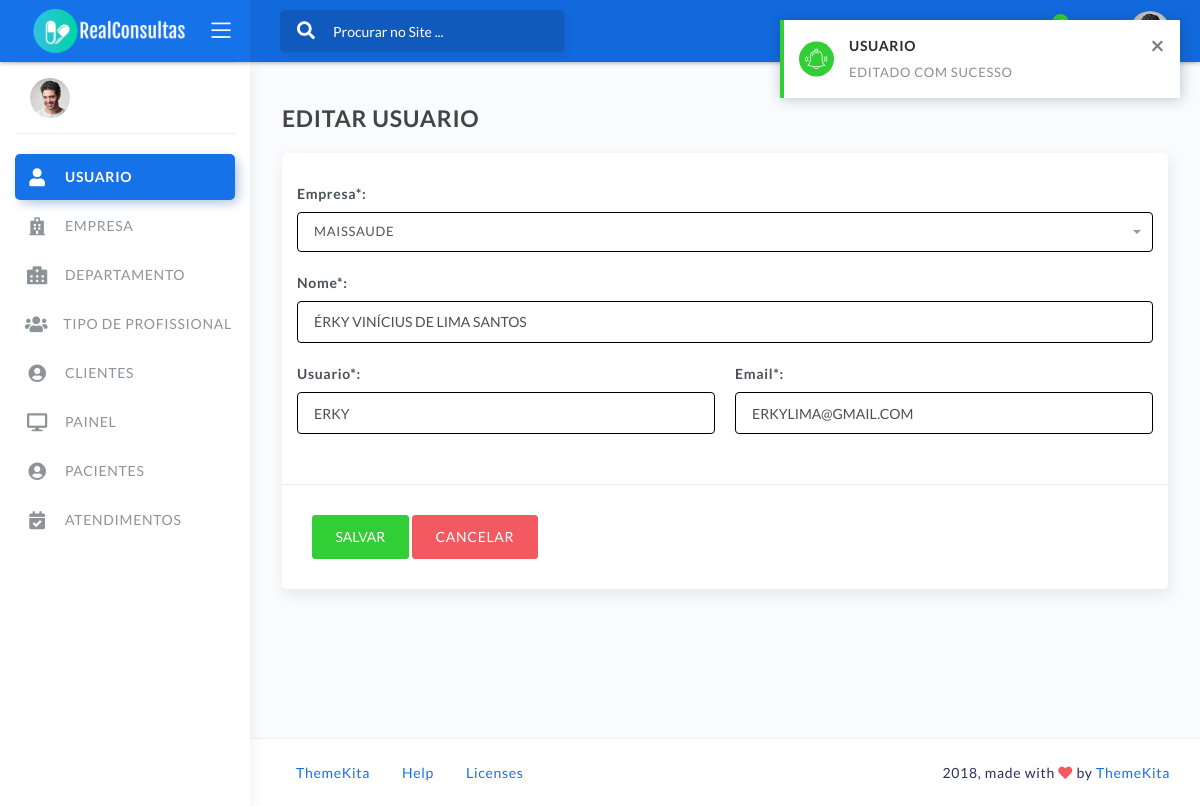
/core/usuario/update/1 (signed in), run on the app's committed database.
### core/modulos/user_profile/user_profile.py (models this page shows, shortened)
class UserProfile(Timestampable):
    class Meta:
        verbose_name = 'USUARIO'
        verbose_name_plural = 'USUARIOS'
    user = models.OneToOneField(User, on_delete=models.PROTECT, related_name='userProfile')
    empresa = models.ForeignKey(Empresa, on_delete=models.PROTECT, related_name='usuarios', null=True)
    nome = UpperCaseCharField('Nome', max_length=255)
    usuario = UpperCaseCharField('Usuario', max_length=255, unique=True)
    email = models.EmailField('Email', max_length=255, unique=True)
    senha = UpperCaseCharField('Senha', max_length=255)
    perfil = models.ForeignKey(Group, on_delete=models.PROTECT, verbose_name='Perfil', related_name='usuarios')
    ativo = models.BooleanField(default=True)

### core/modulos/user_profile/views_user_profile.py (the view, shortened to what this page needs)
class UserProfileUpdateView(MyUpdateViewUserProfile):
    template_name = 'user_profile/templates/create_view_user_profile.html'

### core/modulos/user_profile/form_user_profile.py (shortened to what this page needs)
class UserProfileForm(forms.ModelForm):
    class Meta:
        model = UserProfile
        fields = '__all__'
        exclude = ('senha', 'user')
    def __init__(self, *args, **kwargs):
        super(UserProfileForm, self).__init__(*args, **kwargs)
        self.fields['perfil'].initial = 1 # Atendente id 2
        adiciona_form_control(self)

### core/modulos/empresa/empresa.py (called while the page is built)
    def __str__(self):
        return self.nome_razao_social.upper()

### core/util/util_manager.py (called while the page is built)
    def get_context_data(self, **kwargs):
        context = super().get_context_data(**kwargs)
        context['labels'] = LabesProperty
        context['NAME_MODEL'] = self.NAME_MODEL
        context['NAME_MODEL_PLURAL'] = self.NAME_MODEL_PLURAL
        context['PAGE_CREATE_VIEW'] = self.PAGE_CREATE_VIEW
        context['PAGE_UPDATE_VIEW'] = self.PAGE_UPDATE_VIEW
        context['SAVE_MODEL'] = None
        save_model = self.request.session.pop('save_model', None)
        if save_model:
            context['SAVE_MODEL'] = True
        edit_model = self.request.session.pop('update_model', None)
        if edit_model:
            context['SAVE_MODEL'] = False
        return context

### core/modulos/user_profile/templates/create_view_user_profile.html (shortened to what this page needs)
{% extends 'core/base/create_update_view_base.html' %}
{% load static %}
{% block corpo_formulario %}
    <div class="row">
        <div class="col-md-12 form-group ">
            {{ form.empresa.label_tag }}
        </div>
    </div>
    <div class="row">
        <div class="col-md-12 form-group">
            {{ form.nome.label_tag }}
            {{ form.nome }}
        </div>
    </div>
    <div class="row">
        <div class="col-md-6 form-group">
            {{ form.usuario.label_tag }}
            {{ form.usuario }}
        </div>
        <div class="col-md-6 form-group">
            {{ form.email.label_tag }}
            {{ form.email }}
        </div>
    </div>
    <div class="row">
        <div class="col-md-12 form-group">
        </div>
    </div>
{% endblock %}
{% block botoes %}
    <a class="btn btn-danger" href="{% url 'core:modulo:usuario:list_view' %}">{{ labels.CANCELAR }}</a>
{% endblock %}

### core/static/core/commum/novo_estilo.css (style rules this page uses)
:root { --primary-color: #1572E8; --primary2-color: #1269DB; --primary2-color-sombra: #1a5abc; --border_color: #000000; }
.form-control { border-color: var(--border_color) }

### data on the page
UserProfile: nome "ÉRKY VINÍCIUS DE LIMA SANTOS", usuario "ERKY", email "erkylima@gmail.com"

### other printed values
{{ labels.USUARIO }} "USUARIO"
{{ labels.EMPRESA }} "EMPRESA"
{{ labels.DEPARTAMENTO }} "DEPARTAMENTO"
{{ labels.TIPO_PROFISSIONAL }} "TIPO DE PROFISSIONAL"
{{ labels.CLIENTES }} "CLIENTES"
{{ labels.PAINEL }} "PAINEL"
{{ labels.PACIENTES }} "PACIENTES"
{{ labels.ATENDIMENTOS }} "ATENDIMENTOS"
{{ labels.EDITAR }} "EDITAR"
{{ NAME_MODEL }} "USUARIO"
{{ labels.SALVAR }} "SALVAR"
{{ labels.CANCELAR }} "CANCELAR"
